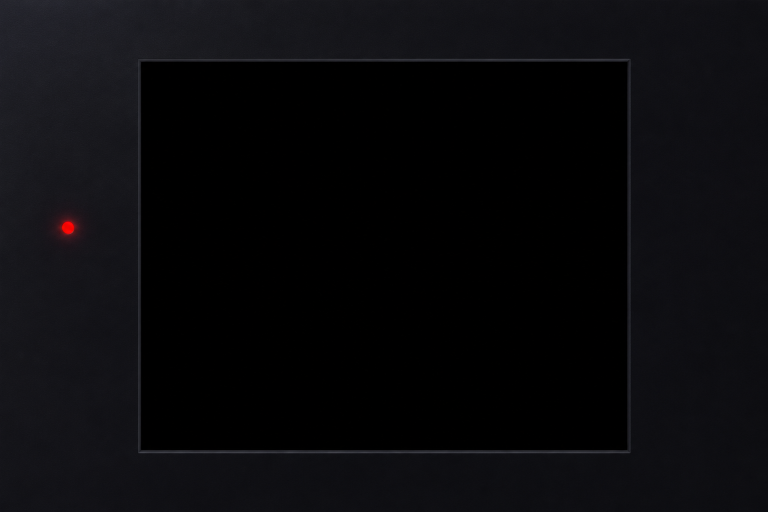
#> input picture tools/flip-bezels-lens-black.png, 1536 x 1024 px (shown at 1/2 size)
$ python flip-bezels.py
#> lines starting #> are read from the running program, lines starting #| are printed output that depends on the picture; after the words box and inside, x2 and y2 are one past the last pixel; in counts of white or black regions, pixels touching at a corner belong together
"""The Miyoo Mini Flip's bezel images for Look's Retro with Bezels, written to sd/miyoo/bezels/.

The committed PNGs are the artefact; mk/miyoo-deploy.sh copies them to TortOS/shaders/bezels/ and nothing runs
this at build time. Run it again only to change the art:

    ~/Code/Me/authentic-shaders/nextui/.venv/bin/python -I tools/flip-bezels.py

It needs PIL and numpy, and the lettering is Gill Sans from macOS (/System/Library/Fonts/Supplemental/GillSans.ttc),
so it runs on a Mac. The Game Boy Color's lens is drawn from tools/flip-bezels-lens-black.png.

Each image is 752x560 RGBA, straight alpha, upright: alpha 255 is lens, 0 the window onto the panel, and between
them the lens's shadow on the panel and its anti-aliased edge. The name is <lens>-<w>x<h>+<x>+<y>.png: diatom uses
it when the game's display rect is w x h, and draws the picture at x,y. The window is the picture rect grown by a
margin, which diatom fills with the look's panel colour.
"""
import os

import numpy as np
from PIL import Image, ImageDraw, ImageFont

HERE = os.path.dirname(os.path.abspath(__file__))
OUT = os.path.join(os.path.dirname(HERE), "sd", "miyoo", "bezels")
BLACK = os.path.join(HERE, "flip-bezels-lens-black.png")
GILL = "/System/Library/Fonts/Supplemental/GillSans.ttc"   # faces: 0 regular, 1 bold, 2 italic, 3 bold italic
PW, PH = 752, 560
SS = 4   # the lenses are drawn at SS times the panel and brought down


# ---------------------------------------------------------------- layers: float RGBA, straight alpha
def blank():
    return np.zeros((PH, PW, 4), np.float64)


def over(base, top):
    """top over base."""
    at, ab = top[..., 3:4], base[..., 3:4]
    a = at + ab * (1 - at)
    c = np.where(a > 1e-9, (top[..., :3] * at + base[..., :3] * ab * (1 - at)) / np.maximum(a, 1e-9), 0.0)
    return np.concatenate([c, a], -1)


def layer(rect, colour, alpha):
    """`colour` at `alpha` (a number or an (h, w) array) over rect, clear elsewhere."""
    x, y, w, h = rect
    out = blank()
    out[y:y + h, x:x + w, :3] = np.asarray(colour, np.float64) / 255.0
    out[y:y + h, x:x + w, 3] = alpha
    return out


def quantise(ov):
    return np.clip(np.round(ov * 255), 0, 255).astype(np.uint8)


def grow(rect, l, t, r, b):
    x, y, w, h = rect
    x0, y0, x1, y1 = max(0, x - l), max(0, y - t), min(PW, x + w + r), min(PH, y + h + b)
    return (x0, y0, x1 - x0, y1 - y0)


def inner_shadow(window, depth, strength):
    """The lip's shadow on the panel: strongest along the top and left of the window."""
    x, y, w, h = window
    yy, xx = np.mgrid[0:h, 0:w] + 0.5
    top = np.clip(1 - yy / depth, 0, 1) ** 2
    left = np.clip(1 - xx / depth, 0, 1) ** 2
    bot = np.clip(1 - (h - yy) / (depth * 0.5), 0, 1) ** 2 * 0.4
    right = np.clip(1 - (w - xx) / (depth * 0.5), 0, 1) ** 2 * 0.4
    return layer(window, (0, 0, 0), strength * np.clip(top + left + bot + right, 0, 1))


# ---------------------------------------------------------------- the Game Boy Color's lens, from art
def art_window(art):
    """The black window's bounding box in the lens art: (x0, y0, x1, y1)."""
    dark = art[..., :3].max(-1) < 14
    cols = np.nonzero(dark.mean(0) > 0.5)[0]
    rows = np.nonzero(dark.mean(1) > 0.5)[0]
    return cols.min(), rows.min(), cols.max() + 1, rows.max() + 1


def bezel_layer(path, window, lip=5):
    """The lens art fitted so its window lands on `window`. Scaled by one factor (the window's height), cut into four
    quadrants at the window's centre, each placed with its window corner on the target's; what is lost or doubled
    falls inside the window or along plain lens. `lip` pixels of the art's own inner edge are kept."""
    art = np.asarray(Image.open(path).convert("RGB"))
    ax0, ay0, ax1, ay1 = art_window(art)
    tx, ty, tw, th = window
    s = (th + 2 * lip) / (ay1 - ay0)
    big = np.asarray(Image.fromarray(art).resize((round(art.shape[1] * s), round(art.shape[0] * s)),
                                                 Image.LANCZOS)).astype(np.float64) / 255
    bx0, by0, bx1, by1 = [round(v * s) for v in (ax0, ay0, ax1, ay1)]
    out = blank()
    X0, Y0, X1, Y1 = tx - lip, ty - lip, tx + tw + lip, ty + th + lip
    cx, cy = (X0 + X1) // 2, (Y0 + Y1) // 2
    for (px0, px1, anchor_p, anchor_a) in ((0, cx, X0, bx0), (cx, PW, X1, bx1)):
        for (py0, py1, anchor_q, anchor_b) in ((0, cy, Y0, by0), (cy, PH, Y1, by1)):
            xs = np.clip(np.arange(px0, px1) - anchor_p + anchor_a, 0, big.shape[1] - 1)
            ys = np.clip(np.arange(py0, py1) - anchor_q + anchor_b, 0, big.shape[0] - 1)
            out[py0:py1, px0:px1, :3] = big[ys][:, xs]
    out[..., 3] = 1.0
    out[ty:ty + th, tx:tx + tw, 3] = 0.0
    return out


# ---------------------------------------------------------------- drawn lenses
def font(face, px):
    return ImageFont.truetype(GILL, int(round(px * SS)), index=face)


def new_lens(top, bottom):
    """A lens filled with a soft vertical gradient, at SS times the panel."""
    g = np.linspace(0, 1, PH * SS)[:, None, None]
    arr = np.asarray(top, np.float64) * (1 - g) + np.asarray(bottom, np.float64) * g
    return Image.fromarray(np.broadcast_to(arr, (PH * SS, PW * SS, 3)).astype(np.uint8).copy())


def rr(d, box, r, **kw):
    x0, y0, x1, y1 = box
    d.rounded_rectangle([x0 * SS, y0 * SS, x1 * SS - 1, y1 * SS - 1], radius=r * SS, **kw)


def recess(img, window, ring, dark, light, r=3):
    """The step down from the lens to the panel: a darker ring, lit along its lower right."""
    d = ImageDraw.Draw(img)
    x, y, w, h = window
    rr(d, (x - ring, y - ring, x + w + ring, y + h + ring), r + ring, fill=light)
    rr(d, (x - ring, y - ring, x + w + ring - 1, y + h + ring - 1), r + ring, fill=dark)


def finish(img, window, r=3):
    """Down to panel size, opaque outside the window and clear in it, the edge anti-aliased."""
    rgb = np.asarray(img.resize((PW, PH), Image.LANCZOS)).astype(np.float64) / 255
    m = Image.new("L", (PW * SS, PH * SS), 255)
    x, y, w, h = window
    rr(ImageDraw.Draw(m), (x, y, x + w, y + h), r, fill=0)
    a = np.asarray(m.resize((PW, PH), Image.BOX)).astype(np.float64) / 255
    return np.concatenate([rgb, a[..., None]], -1)


def text(d, xy, s, f, fill, anchor="mm", track=0.0):
    if not track:
        d.text((xy[0] * SS, xy[1] * SS), s, font=f, fill=fill, anchor=anchor)
        return
    widths = [d.textlength(c, font=f) + track * SS for c in s]
    x = xy[0] * SS - (sum(widths) - track * SS) / 2 if anchor[0] == "m" else xy[0] * SS
    for c, wd in zip(s, widths):
        d.text((x, xy[1] * SS), c, font=f, fill=fill, anchor="l" + anchor[1])
        x += wd


def lens_dmg(window, shade=1.0):
    """The Game Boy's grey lens: two stripes and the legend above, the battery lamp at the left. The Pocket's is the
    same lens darker."""
    base = np.array([124, 124, 131]) * shade
    img = new_lens(base * 1.05, base * 0.93)
    d = ImageDraw.Draw(img)
    x, y, w, h = window
    if y >= 40:                                   # room above the window for the stripes
        sy = y // 2 - 8
        d.rectangle([0, sy * SS, PW * SS, (sy + 5) * SS - 1], fill=(118, 30, 66))
        d.rectangle([0, (sy + 9) * SS, PW * SS, (sy + 14) * SS - 1], fill=(36, 40, 110))
        f = font(0, 11.5)
        s = "DOT MATRIX WITH STEREO SOUND"
        tw = sum(d.textlength(c, font=f) + 0.8 * SS for c in s) / SS
        tx = x + w - tw - 4
        d.rectangle([(tx - 8) * SS, (sy - 2) * SS, (tx + tw + 8) * SS, (sy + 16) * SS],
                    fill=tuple(int(v) for v in base * 1.03))
        text(d, (tx, sy + 7), s, f, (214, 214, 220), "lm", track=0.8)
    if x >= 40:                                   # room at the left for the lamp
        cx, cy = x // 2, y + int(h * 0.34)
        for i in range(40, 0, -1):                # a soft glow, then the lamp itself
            t = i / 40
            c = tuple(int(base[j] * 0.97 * t + (235, 40, 46)[j] * (1 - t)) for j in range(3))
            rad = 3.5 + 6 * t
            d.ellipse([(cx - rad) * SS, (cy - rad) * SS, (cx + rad) * SS, (cy + rad) * SS], fill=c)
        d.ellipse([(cx - 1.6) * SS, (cy - 2.0) * SS, (cx + 0.2) * SS, (cy - 0.4) * SS], fill=(255, 150, 150))
        text(d, (cx, cy + 18), "BATTERY", font(0, 8.5), (214, 214, 220), "mm", track=0.6)
    recess(img, window, 3, tuple(int(v) for v in base * 0.55), tuple(int(v) for v in base * 1.25))
    return finish(img, window)


def lens_sp(window, logo_y):
    """The Game Boy Advance SP's black lens, its logo centred in the room under the window."""
    img = new_lens((24, 24, 27), (12, 12, 14))
    d = ImageDraw.Draw(img)
    recess(img, window, 2, (4, 4, 5), (52, 52, 57))
    silver = (150, 152, 160)
    parts = [("GAME BOY ", font(3, 17)), ("ADVANCE ", font(2, 17)), ("SP", font(3, 23))]
    total = sum(d.textlength(s, font=f) for s, f in parts)
    x = PW * SS / 2 - total / 2
    for s, f in parts:
        d.text((x, (logo_y + 6) * SS), s, font=f, fill=silver, anchor="ls")
        x += d.textlength(s, font=f)
    return finish(img, window)


# ---------------------------------------------------------------- the set diatom looks up
def bezel(window, lens, depth=12, strength=0.5):
    """The lens over its shadow on the panel."""
    return quantise(over(inner_shadow(window, depth, strength), lens))


def images():
    """(name, RGBA) for each lens in the Flip's Integer and Aspect rects."""
    gb_i, gb_a = (136, 72, 480, 432), (65, 0, 622, 560)    # Integer moved down 8: the stripes sit above
    gbc_i, gbc_a = (136, 64, 480, 432), (65, 0, 622, 560)
    gba_i, gba_a = (16, 12, 720, 480), (0, 4, 752, 501)    # moved up: the logo takes the room under the window
    out = []
    for lens, shade in (("dmg", 1.0), ("pocket", 0.5)):
        for rect, win in ((gb_i, grow(gb_i, 9, 9, 9, 9)), (gb_a, grow(gb_a, 6, 0, 6, 0))):
            out.append((lens, rect, bezel(win, lens_dmg(win, shade))))
#> this loop made 2 passes
#> pass 1, in lens_dmg, `img = new_lens(base * 1.05, base * 0.93)`:
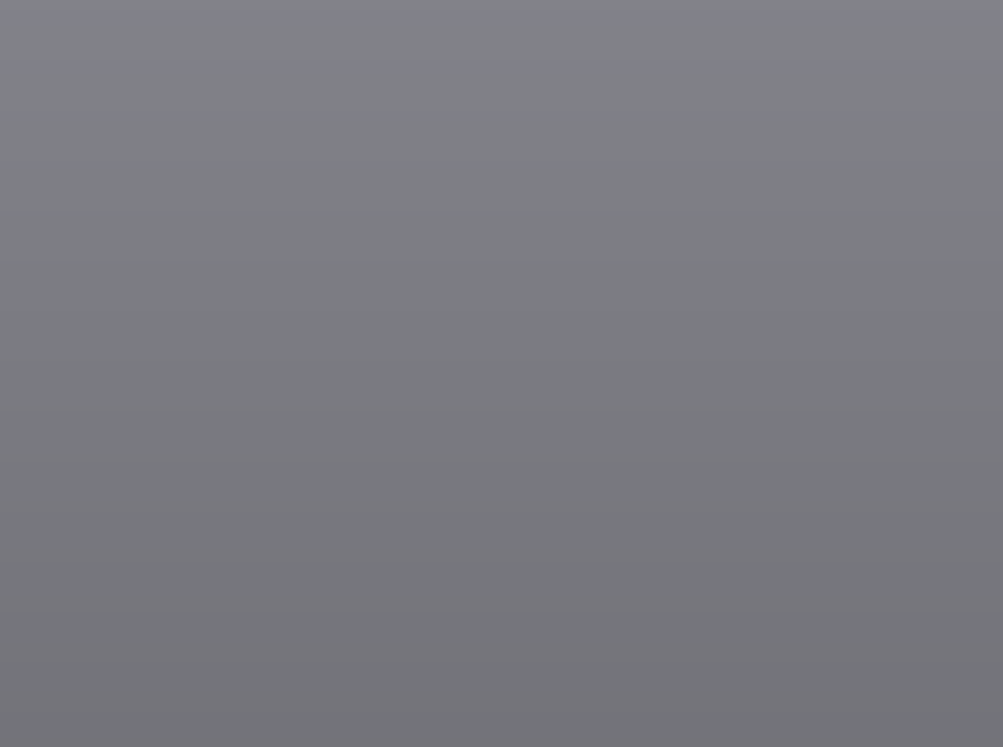
#> img: PIL image 3008x2240 RGB (shown at 1/3 size); mean R, G, B 122.3, 122.3, 129.2
#> pass 1, in finish, `a = np.asarray(m.resize((PW, PH), Image.BOX)).astype(np.float64) / 255`:
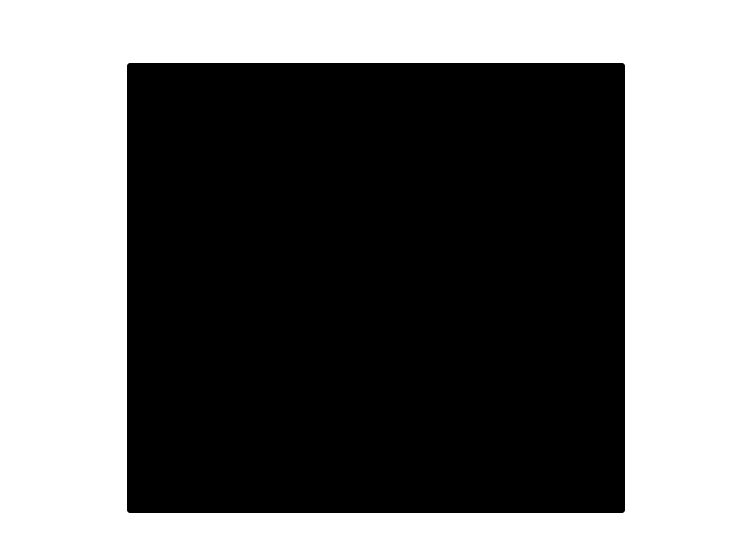
#> a: shape (560, 752) float64; min 0, max 1, mean 0.468
    for rect, win in ((gbc_i, grow(gbc_i, 9, 9, 9, 9)), (gbc_a, grow(gbc_a, 6, 0, 6, 0))):
        out.append(("gbc", rect, bezel(win, bezel_layer(BLACK, win))))
#> in bezel_layer, art is the input picture: shape (1024, 1536, 3); mean R, G, B 10.1, 10, 12.4
#> in art_window, `dark = art[..., :3].max(-1) < 14`:
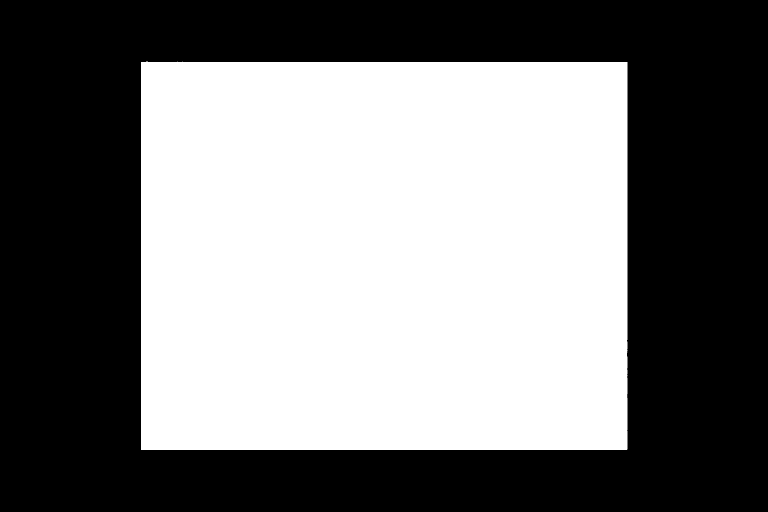
#> dark: shape (1024, 1536) bool (shown at 1/2 size); 48% white; 1 white region, box (x1, y1, x2, y2) and area: (282, 123, 1255, 900) 755030
#> in art_window, `cols = np.nonzero(dark.mean(0) > 0.5)[0]`: cols = 973 values from 282 to 1254
#> in art_window, `rows = np.nonzero(dark.mean(1) > 0.5)[0]`: rows = 776 values from 124 to 899
#> in bezel_layer, `ax0, ay0, ax1, ay1 = art_window(art)`: ax0 = 282; ay0 = 124; ax1 = 1255; ay1 = 900
#> in bezel_layer, `s = (th + 2 * lip) / (ay1 - ay0)`: s = 0.593
#> in bezel_layer, `bx0, by0, bx1, by1 = [round(v * s) for v in (ax0, ay0, ax1, ay1)]`: bx0 = 167; by0 = 74; bx1 = 744; by1 = 534
#> the loop in bezel_layer, `for (px0, px1, anchor_p, anchor_a) in ((0, cx, X0, bx0), (cx, PW, X1, ..` made 2 passes
#> (px0, px1, anchor_p, anchor_a) on passes 1 to 2: (0, 376, 122, 167), (376, 752, 630, 744)
#> in over (call 5), `at, ab = top[..., 3:4], base[..., 3:4]`: at: shape (560, 752, 1) float64; values 0 (black) and 1 (white), 46.8% white; 1 white region, box (x1, y1, x2, y2) and area: (0, 0, 752, 560) 197020
#> in over (call 5), `return np.concatenate([c, a], -1)`:
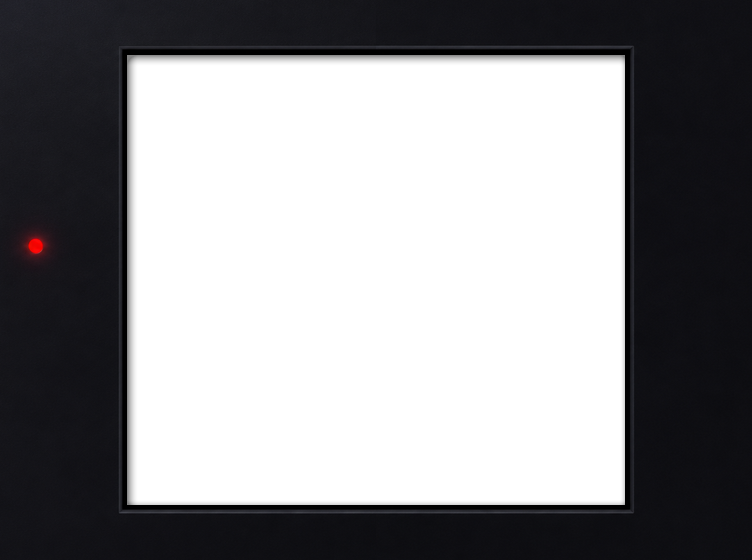
#> returned value: shape (560, 752, 4) float64; mean of channels 0, 1, 2, 3 0.0342, 0.0334, 0.0416, 0.473; transparent parts drawn white
    for rect, win in ((gba_i, grow(gba_i, 5, 5, 5, 5)), (gba_a, grow(gba_a, 0, 4, 0, 4))):
        logo_y = (win[1] + win[3] + PH) // 2
        out.append(("gba", rect, bezel(win, lens_sp(win, logo_y), 14, 0.55)))
#> this loop made 2 passes
#> logo_y on passes 1 to 2: 528, 534
#> pass 1, in finish (call 5), `a = np.asarray(m.resize((PW, PH), Image.BOX)).astype(np.float64) / 255`:
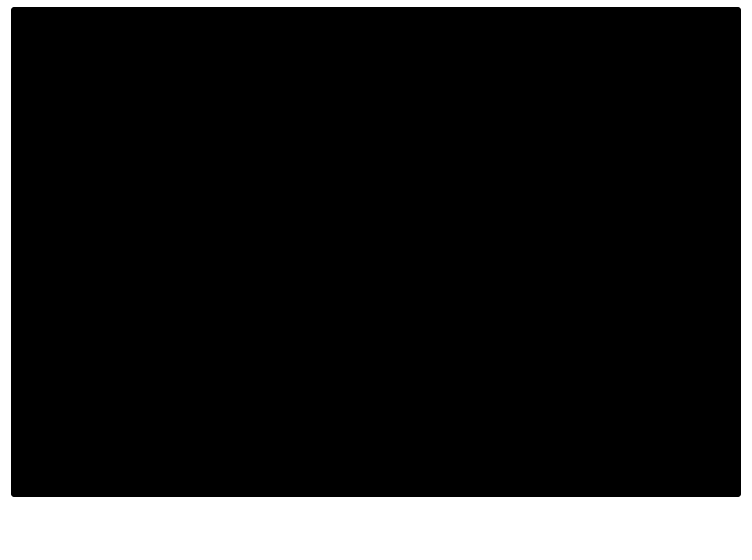
#> a: shape (560, 752) float64; min 0, max 1, mean 0.151
#> pass 1, in inner_shadow (call 7), `yy, xx = np.mgrid[0:h, 0:w] + 0.5`:
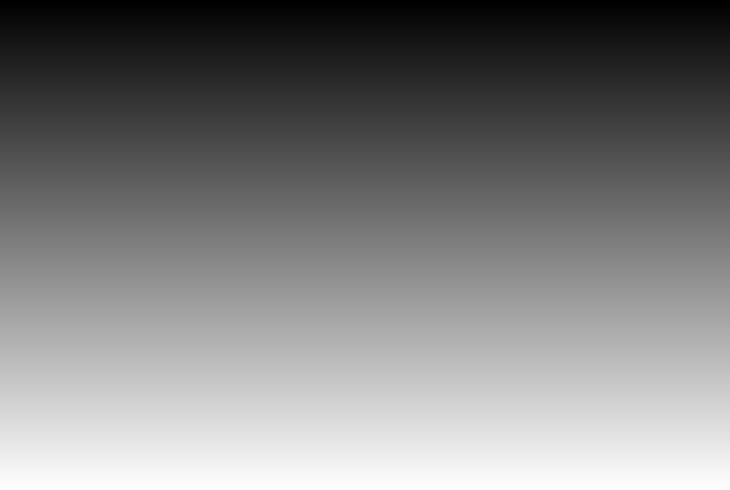
#> yy: shape (490, 730) float64; min 0.5, max 489.5, mean 245; drawn with min black and max white
    return [(f"{lens}-{w}x{h}+{x}+{y}", img) for lens, (x, y, w, h), img in out]


if __name__ == "__main__":
    os.makedirs(OUT, exist_ok=True)
    for name, img in images():
        path = os.path.join(OUT, name + ".png")
        Image.fromarray(img, "RGBA").save(path, optimize=True)
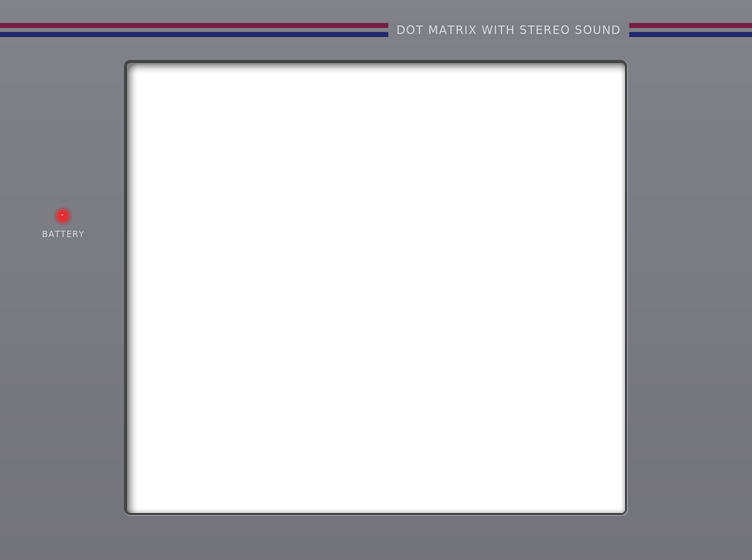
#> saved as dmg-480x432+136+72.png: PIL image 752x560 RGBA; mean R, G, B, A 56.3, 55.7, 59.5, 120.7; transparent parts drawn white
        print(path)
